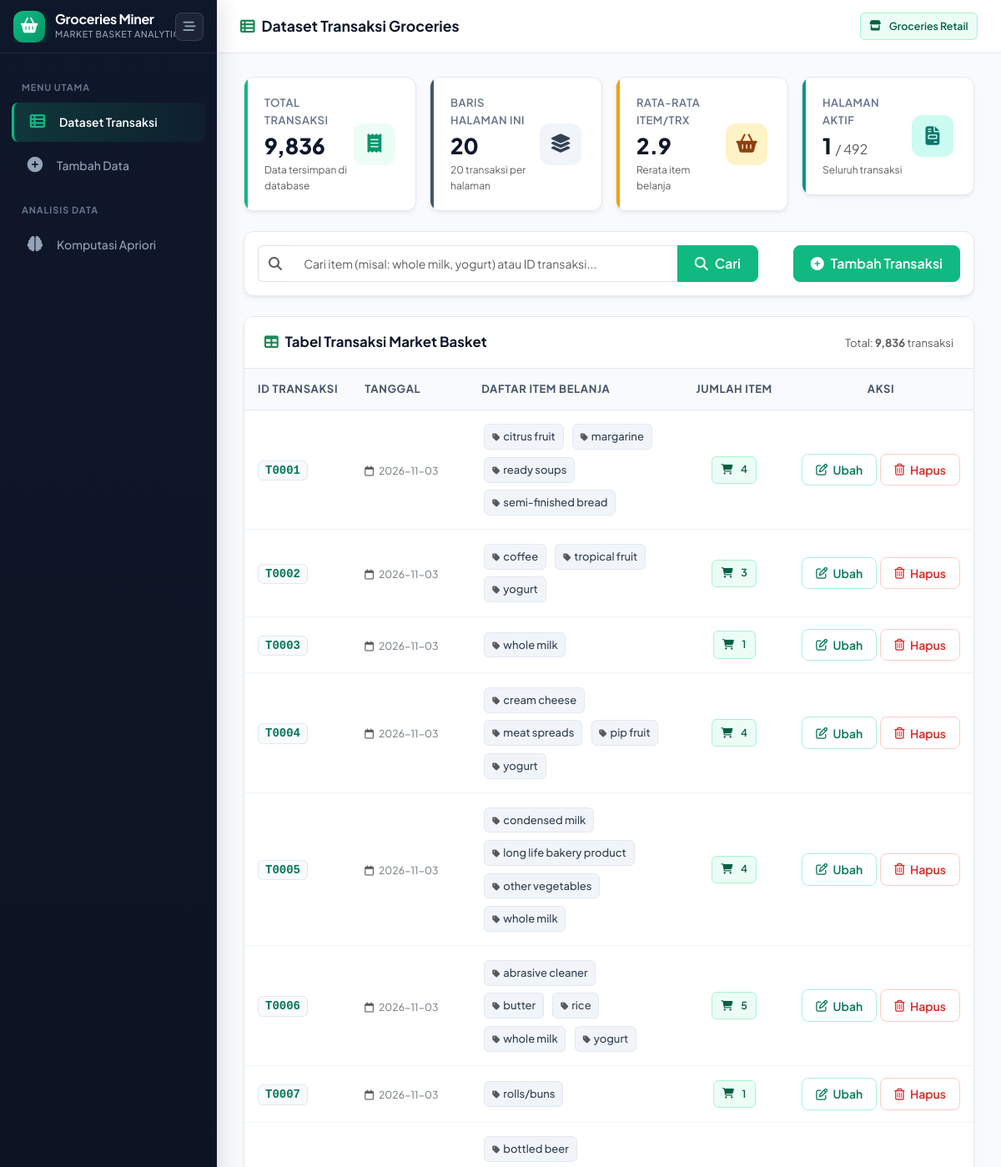
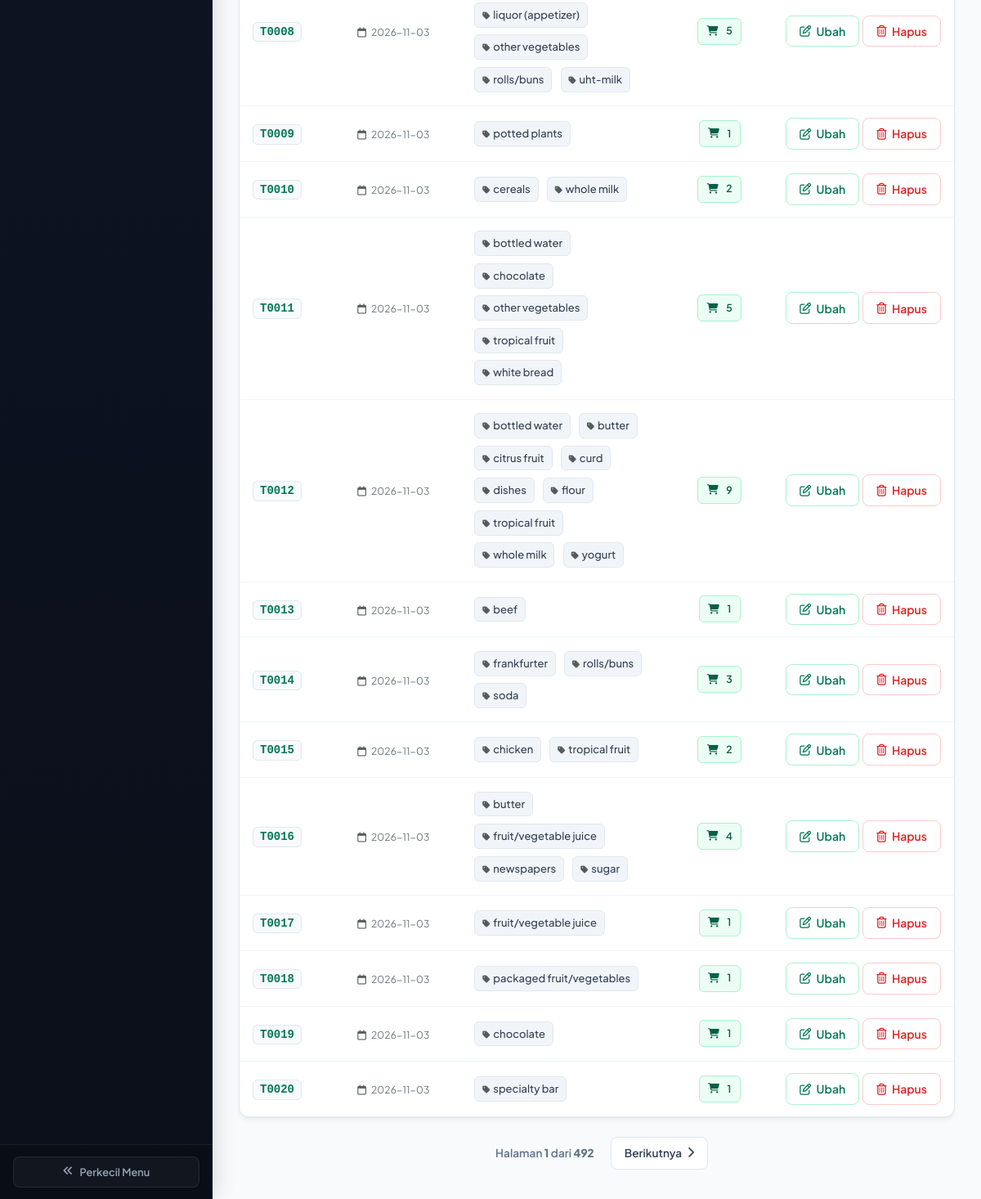
The page / on the database its author committed (2 pictures, top to bottom).
### tables this page shows
CREATE TABLE transaksi (
            id INTEGER PRIMARY KEY AUTOINCREMENT,
            tanggal TEXT DEFAULT (date('now'))
        );

### app.py (the view, shortened to what this page needs)
@app.route("/")
def index():
    q = request.args.get("q", "").strip().lower()
    page = max(request.args.get("page", 1, type=int), 1)
    offset = (page - 1) * PER_PAGE
    conn = get_conn()
    kondisi = ""
    params = []
    total = conn.execute(
        f"SELECT COUNT(*) FROM transaksi t {kondisi}", params
    ).fetchone()[0]
    rows = conn.execute(
        f"""
        SELECT t.id, t.tanggal,
               GROUP_CONCAT(i.nama_item, ', ') AS items,
               COUNT(i.id) AS jumlah
        FROM transaksi t
        LEFT JOIN item_transaksi i ON i.id_transaksi = t.id
        {kondisi}
        GROUP BY t.id
        ORDER BY t.id
        LIMIT ? OFFSET ?
        """,
        params + [PER_PAGE, offset],
    ).fetchall()
    conn.close()
    total_page = max((total + PER_PAGE - 1) // PER_PAGE, 1)
    return render_template(
        "index.html", rows=rows, q=q, page=page, total=total, total_page=total_page
    )

### database.py (called while the page is built)
def get_conn():
    conn = sqlite3.connect(DB_PATH)
    conn.row_factory = sqlite3.Row
    conn.execute("PRAGMA foreign_keys = ON")
    return conn

### templates/index.html (shortened to what this page needs)
{% extends "base.html" %}
{% block page_title %}
  <i class="fa-solid fa-table-list text-success"></i> Dataset Transaksi Groceries
{% endblock %}
{% block content %}
<div class="row g-3 mb-4">
  <div class="col-12 col-sm-6 col-xl-3">
    <div class="stat-card emerald">
      <div class="stat-content">
        <div class="stat-label">Total Transaksi</div>
        <div class="stat-value">{{ "{:,}".format(total) }}</div>
        <div class="stat-desc text-muted">Data tersimpan di database</div>
      </div>
      <div class="stat-icon-wrapper emerald">
        <i class="fa-solid fa-receipt"></i>
      </div>
    </div>
  </div>
  <div class="col-12 col-sm-6 col-xl-3">
    <div class="stat-card slate">
      <div class="stat-content">
        <div class="stat-label">Baris Halaman Ini</div>
        <div class="stat-value">{{ rows|length }}</div>
        <div class="stat-desc text-muted">20 transaksi per halaman</div>
      </div>
      <div class="stat-icon-wrapper slate">
        <i class="fa-solid fa-layer-group"></i>
      </div>
    </div>
  </div>
  {% set ns = namespace(total_item=0) %}
  {% for r in rows %}
    {% set ns.total_item = ns.total_item + r.jumlah %}
  {% endfor %}
  {% set avg_items = (ns.total_item / (rows|length)) if (rows|length > 0) else 0 %}
  <div class="col-12 col-sm-6 col-xl-3">
    <div class="stat-card amber">
      <div class="stat-content">
        <div class="stat-label">Rata-rata Item/Trx</div>
        <div class="stat-value">{{ "%.1f"|format(avg_items) }}</div>
        <div class="stat-desc text-muted">Rerata item belanja</div>
      </div>
      <div class="stat-icon-wrapper amber">
        <i class="fa-solid fa-basket-shopping"></i>
      </div>
    </div>
  </div>
  <div class="col-12 col-sm-6 col-xl-3">
    <div class="stat-card teal">
      <div class="stat-content">
        <div class="stat-label">Halaman Aktif</div>
        <div class="stat-value">{{ page }} <span class="fs-6 text-muted fw-normal">/ {{ total_page }}</span></div>
        <div class="stat-desc text-muted">{% if q %}Hasil pencarian: "{{ q }}"{% else %}Seluruh transaksi{% endif %}</div>
      </div>
      <div class="stat-icon-wrapper teal">
        <i class="fa-solid fa-file-invoice"></i>
      </div>
    </div>
  </div>
</div>
<div class="card-modern">
  <div class="card-modern-body p-3">
    <div class="d-flex flex-wrap align-items-center justify-content-between gap-3">
      <form class="d-flex align-items-center gap-2 flex-grow-1" method="get" action="{{ url_for('index') }}" style="max-width: 600px;">
        <div class="input-group">
          <span class="input-group-text bg-white border-end-0 text-muted">
            <i class="fa-solid fa-magnifying-glass"></i>
          </span>
          <input type="text" name="q" value="{{ q }}" class="form-control form-control-modern border-start-0"
                 placeholder="Cari item (misal: whole milk, yogurt) atau ID transaksi..." aria-label="Search">
          <button class="btn btn-emerald" type="submit">
            <i class="fa-solid fa-magnifying-glass"></i> Cari
          </button>
        </div>
      </form>
      <div>
        <a class="btn btn-emerald" href="{{ url_for('tambah') }}">
          <i class="fa-solid fa-circle-plus"></i> Tambah Transaksi
        </a>
      </div>
    </div>
  </div>
</div>
<div class="card-modern">
  <div class="card-modern-header">
    <div class="d-flex align-items-center gap-2">
      <h2><i class="fa-solid fa-table text-success"></i> Tabel Transaksi Market Basket</h2>
    </div>
    <span class="text-muted small">Total: <b>{{ "{:,}".format(total) }}</b> transaksi</span>
  </div>
  <div class="table-responsive">
    <table class="table-custom">
      <thead>
        <tr>
          <th style="width: 100px;">ID Transaksi</th>
          <th style="width: 140px;">Tanggal</th>
          <th>Daftar Item Belanja</th>
          <th style="width: 130px; text-align: center;">Jumlah Item</th>
          <th style="width: 170px; text-align: center;">Aksi</th>
        </tr>
      </thead>
      <tbody>
        {% for r in rows %}
        <tr>
          <td>
            <span class="badge-tid">T{{ '%04d' % r.id }}</span>
          </td>
          <td>
            <span class="text-secondary small">
              <i class="fa-regular fa-calendar me-1 text-muted"></i>
              {{ r.tanggal or '-' }}
            </span>
          </td>
          <td>
            <div class="d-flex flex-wrap gap-1">
              {% if r['items'] %}
                {% for item in r['items'].split(', ') %}
                  <span class="badge-item-pill">
                    <i class="fa-solid fa-tag text-muted me-1" style="font-size: 0.65rem;"></i>{{ item }}
                  </span>
                {% endfor %}
              {% else %}
                <span class="text-muted fst-italic">Kosong</span>
              {% endif %}
            </div>
          </td>
          <td style="text-align: center;">
            <span class="badge-emerald">
              <i class="fa-solid fa-cart-shopping me-1"></i> {{ r.jumlah }}
            </span>
          </td>
          <td style="text-align: center;">
            <div class="d-inline-flex gap-1 align-items-center justify-content-center">
              <a href="{{ url_for('ubah', tid=r.id) }}" class="btn-outline-emerald btn-sm" title="Ubah data">
                <i class="fa-regular fa-pen-to-square"></i> Ubah
              </a>
              <form method="post" action="{{ url_for('hapus', tid=r.id) }}" class="d-inline m-0"
                    onsubmit="return confirm('Apakah Anda yakin ingin menghapus transaksi T{{ '%04d' % r.id }}?')">
                <button type="submit" class="btn-outline-danger btn-sm" title="Hapus transaksi">
                  <i class="fa-regular fa-trash-can"></i> Hapus
                </button>
              </form>
            </div>
          </td>
        </tr>
        {% endfor %}
      </tbody>
    </table>
  </div>
</div>
{% if total_page > 1 %}
<div class="pagination-modern">
  <span class="pagination-info">
    Halaman <b>{{ page }}</b> dari <b>{{ total_page }}</b>
  </span>
  {% if page < total_page %}
    <a href="{{ url_for('index', page=page+1, q=q) }}" class="pagination-btn">
      Berikutnya <i class="fa-solid fa-chevron-right"></i>
    </a>
  {% endif %}
</div>
{% endif %}
{% endblock %}

### templates/base.html (shortened to what this page needs)
<!DOCTYPE html>
<html lang="id">
<head>
  <link href="https://cdn.jsdelivr.net/npm/bootstrap@5.3.3/dist/css/bootstrap.min.css" rel="stylesheet">
  <link rel="stylesheet" href="https://cdnjs.cloudflare.com/ajax/libs/font-awesome/6.5.1/css/all.min.css">
  <link rel="stylesheet" href="{{ url_for('static', filename='css/style.css') }}">
</head>
<body>
<div class="app-wrapper" id="appWrapper">
  <aside class="app-sidebar" id="appSidebar">
    <div class="sidebar-brand">
      <div class="brand-left" id="brandExpandTrigger" title="Klik untuk beralih tampilan menu">
        <div class="brand-icon-box">
          <i class="fa-solid fa-basket-shopping"></i>
        </div>
        <div class="brand-text">
          <h1>Groceries Miner</h1>
          <p>Market Basket Analytics</p>
        </div>
      </div>
      <button type="button" class="sidebar-inner-toggle-btn" id="sidebarInnerToggle" title="Perkecil / Perbesar Sidebar">
        <i class="fa-solid fa-bars-staggered"></i>
      </button>
    </div>
    <nav class="sidebar-nav">
      <div class="nav-section-title">Menu Utama</div>
      <a href="{{ url_for('index') }}" class="sidebar-link {% if request.endpoint == 'index' %}active{% endif %}" title="Dataset Transaksi">
        <i class="fa-solid fa-table-list"></i>
        <span class="nav-text">Dataset Transaksi</span>
      </a>
      <a href="{{ url_for('tambah') }}" class="sidebar-link {% if request.endpoint == 'tambah' %}active{% endif %}" title="Tambah Data">
        <i class="fa-solid fa-circle-plus"></i>
        <span class="nav-text">Tambah Data</span>
      </a>
      <div class="nav-section-title">Analisis Data</div>
      <a href="{{ url_for('komputasi') }}" class="sidebar-link {% if request.endpoint == 'komputasi' %}active{% endif %}" title="Komputasi Apriori">
        <i class="fa-solid fa-brain"></i>
        <span class="nav-text">Komputasi Apriori</span>
      </a>
    </nav>
    <div class="sidebar-footer">
      <button type="button" class="sidebar-collapse-btn" id="sidebarCollapseBtn" title="Perkecil / Perbesar Sidebar">
        <i class="fa-solid fa-angles-left collapse-icon" id="collapseIcon"></i>
        <span class="nav-text ms-2">Perkecil Menu</span>
      </button>
    </div>
  </aside>
  <div class="app-main" id="appMain">
    <header class="app-topbar">
      <div class="topbar-left">
        <h2 class="topbar-title">
          {% block page_title %}{% endblock %}
        </h2>
      </div>
      <div class="topbar-right">
        <span class="badge-emerald">
          <i class="fa-solid fa-store me-1"></i> Groceries Retail
        </span>
      </div>
    </header>
    <main class="content-container">
      {% block content %}{% endblock %}
    </main>
  </div>
</div>
</body>
</html>

### rows shown on the page
transaksi: id "0001", tanggal "2026-11-03", item "citrus fruit" "margarine" "ready soups" "semi-finished bread", jumlah "4"
transaksi: id "0002", tanggal "2026-11-03", item "coffee" "tropical fruit" "yogurt", jumlah "3"
transaksi: id "0003", tanggal "2026-11-03", item "whole milk", jumlah "1"
transaksi: id "0004", tanggal "2026-11-03", item "cream cheese" "meat spreads" "pip fruit" "yogurt", jumlah "4"
transaksi: id "0005", tanggal "2026-11-03", item "condensed milk" "long life bakery product" "other vegetables" "whole milk", jumlah "4"
transaksi: id "0006", tanggal "2026-11-03", item "abrasive cleaner" "butter" "rice" "whole milk" "yogurt", jumlah "5"
transaksi: id "0007", tanggal "2026-11-03", item "rolls/buns", jumlah "1"
transaksi: id "0008", tanggal "2026-11-03", item "bottled beer" "liquor (appetizer)" "other vegetables" "rolls/buns" "uht-milk", jumlah "5"
transaksi: id "0009", tanggal "2026-11-03", item "potted plants", jumlah "1"
transaksi: id "0010", tanggal "2026-11-03", item "cereals" "whole milk", jumlah "2"
transaksi: id "0011", tanggal "2026-11-03", item "bottled water" "chocolate" "other vegetables" "tropical fruit" "white bread", jumlah "5"
transaksi: id "0012", tanggal "2026-11-03", item "bottled water" "butter" "citrus fruit" "curd" "dishes" "flour" "tropical fruit" "whole milk" "yogurt", jumlah "9"
transaksi: id "0013", tanggal "2026-11-03", item "beef", jumlah "1"
transaksi: id "0014", tanggal "2026-11-03", item "frankfurter" "rolls/buns" "soda", jumlah "3"
transaksi: id "0015", tanggal "2026-11-03", item "chicken" "tropical fruit", jumlah "2"
transaksi: id "0016", tanggal "2026-11-03", item "butter" "fruit/vegetable juice" "newspapers" "sugar", jumlah "4"
transaksi: id "0017", tanggal "2026-11-03", item "fruit/vegetable juice", jumlah "1"
transaksi: id "0018", tanggal "2026-11-03", item "packaged fruit/vegetables", jumlah "1"
transaksi: id "0019", tanggal "2026-11-03", item "chocolate", jumlah "1"
transaksi: id "0020", tanggal "2026-11-03", item "specialty bar", jumlah "1"

### other values the page prints
{{ "{:,}".format(total) }} "9,836"
{{ rows|length }} "20"
{{ "%.1f"|format(avg_items) }} "2.9"
{{ page }} "1"
{{ total_page }} "492"
